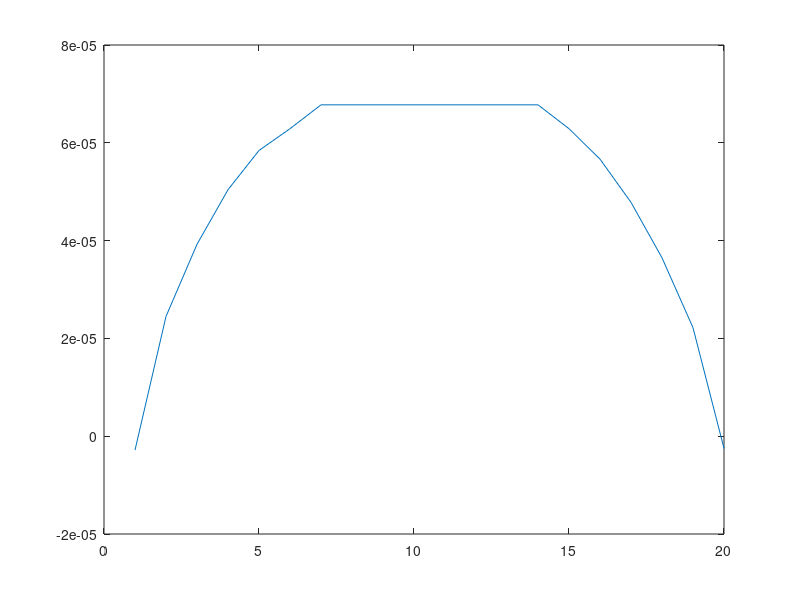

Source code (MATLAB):
%*****************Poiseuille flow using LBM***********************%
%Based on procedures as explained in 'Lattice Gas Cellular Automata and Lattice  Boltzmann
%Models'by Wolf Gladrow
%code may have errors as it is my first experience with LBM.Readers are
%suggested to check the code for errors.For feedback
%vinuvargheseijk@gmail.com
OMEGA=0.2;%Relaxation factor
TAU=1/OMEGA;
XMAX=20;%Mesh size in x-direction
YMAX=20;%Mesh size in y-direction
FORCING=(1.024)/YMAX^3;%Forcing term in Poiseuille equation
KVISC = ((1/OMEGA)-0.5)/3;%lattice viscosity
UX=(0.5*FORCING*YMAX*YMAX)/KVISC;%Velocity in x-direction 
cx=[1 0 -1 0 1 -1 -1 1 0];%components of lattice velocities in x-direction
cy=[0 1 0 -1 1 1 -1 -1 0];%components of lattice velocities in y-direction
jx=zeros(XMAX,YMAX);%creating an array for storing momentum in x-direction
jy=zeros(XMAX,YMAX);%creating an array for storing momentum in y-direction
rho=ones(XMAX,YMAX);%creating an array for storing densities
f=zeros(XMAX,YMAX);%creating an array for storing distributions
fprop=zeros(XMAX,YMAX);%creating an array for storing propagating distributions
x=1:XMAX;
y=1:YMAX;
MAXIT=input('Number of iterations');
%Initializataion of distributions
        u=jx./rho;
        v=jy./rho;
      f(x,y,1) = (rho./9)*(1+3.*u+4.5.*u.*u-1.5.*(u.^2+v.^2));
      f(x,y,2) = (rho./9)*(1+3.*v+4.5.*v.*v-1.5*(u.^2+v.^2));
      f(x,y,3) = (rho./9)*(1-3.*u+4.5.*u.*u-1.5*(u.^2+v.^2));
      f(x,y,4) = (rho./9)*(1-3.*v+4.5.*v.*v-1.5*(u.^2+v.^2));

      f(x,y,5) = (rho./36)*(1+3.*(u+v)+4.5*(u+v).^2-1.5*(u.^2+v.^2));
      f(x,y,6) = (rho./36)*(1+3.*(-u+v)+4.5*(-u+v).^2-1.5*(u.^2+v.^2));
      f(x,y,7) = (rho./36)*(1-3.*(u+v)+4.5*(u+v).^2-1.5*(u.^2+v.^2));
      f(x,y,8) = (rho./36)*(1+3.*(u-v)+4.5*(u-v).^2-1.5*(u.^2+v.^2));

      f(x,y,9) = (4/9)*rho.*(1-1.5*(u.^2+v.^2));
%Initialization completed
%Assign first fprop to equilibrium distributions.
      fprop=f;  
      feq=zeros(20,20,9);
for iter=1:MAXIT
      u=jx./rho;
      v=jy./rho;
                 
      feq(x,2:YMAX-1,1) = (rho(x,2:YMAX-1)./9).*(1+3.*u(x,2:YMAX-1)+4.5.*u(x,2:YMAX-1).*u(x,2:YMAX-1)-1.5.*(u(x,2:YMAX-1).^2+v(x,2:YMAX-1).^2));
      feq(x,2:YMAX-1,2) = (rho(x,2:YMAX-1)./9).*(1+3.*v(x,2:YMAX-1)+4.5.*v(x,2:YMAX-1).*v(x,2:YMAX-1)-1.5.*(u(x,2:YMAX-1).^2+v(x,2:YMAX-1).^2));
      feq(x,2:YMAX-1,3) = (rho(x,2:YMAX-1)./9).*(1-3.*u(x,2:YMAX-1)+4.5.*u(x,2:YMAX-1).*u(x,2:YMAX-1)-1.5.*(u(x,2:YMAX-1).^2+v(x,2:YMAX-1).^2));
      feq(x,2:YMAX-1,4) = (rho(x,2:YMAX-1)./9).*(1-3.*v(x,2:YMAX-1)+4.5.*v(x,2:YMAX-1).*v(x,2:YMAX-1)-1.5.*(u(x,2:YMAX-1).^2+v(x,2:YMAX-1).^2));

      feq(x,2:YMAX-1,5) = (rho(x,2:YMAX-1)./36).*(1+3.*(u(x,2:YMAX-1)+v(x,2:YMAX-1))+4.5*(u(x,2:YMAX-1)+v(x,2:YMAX-1)).^2-1.5*(u(x,2:YMAX-1).^2+v(x,2:YMAX-1).^2));
      feq(x,2:YMAX-1,6) = (rho(x,2:YMAX-1)./36).*(1+3.*(-u(x,2:YMAX-1)+v(x,2:YMAX-1))+4.5*(-u(x,2:YMAX-1)+v(x,2:YMAX-1)).^2-1.5*(u(x,2:YMAX-1).^2+v(x,2:YMAX-1).^2));
      feq(x,2:YMAX-1,7) = (rho(x,2:YMAX-1)./36).*(1-3.*(u(x,2:YMAX-1)+v(x,2:YMAX-1))+4.5*(u(x,2:YMAX-1)+v(x,2:YMAX-1)).^2-1.5*(u(x,2:YMAX-1).^2+v(x,2:YMAX-1).^2));
      feq(x,2:YMAX-1,8) = (rho(x,2:YMAX-1)./36).*(1+3.*(u(x,2:YMAX-1)-v(x,2:YMAX-1))+4.5*(u(x,2:YMAX-1)-v(x,2:YMAX-1)).^2-1.5*(u(x,2:YMAX-1).^2+v(x,2:YMAX-1).^2));
      feq(x,2:YMAX-1,9) = ((4/9)*rho(x,2:YMAX-1)).*(1-1.5*(u(x,2:YMAX-1).^2+v(x,2:YMAX-1).^2));
      
%propagating distributions fprop by applying kinetic equation.

      fprop = (1.0-OMEGA).* f + OMEGA.* feq;
      force =FORCING/6;
      fprop(x,2:YMAX-1,1) = fprop(x,2:YMAX-1,1) + force;
      fprop(x,2:YMAX-1,3) = fprop(x,2:YMAX-1,3) - force;
      fprop(x,2:YMAX-1,5) = fprop(x,2:YMAX-1,5) + force;
      fprop(x,2:YMAX-1,6) = fprop(x,2:YMAX-1,6) - force;
      fprop(x,2:YMAX-1,7) = fprop(x,2:YMAX-1,7) - force;
      fprop(x,2:YMAX-1,8) = fprop(x,2:YMAX-1,8) + force;
       
%Copying the boundary values.

            fprop(x,1,:) = f(x,1,:);
            fprop(x,YMAX,:) = f(x,YMAX,:);

%        C6  C2  C5       ^ y
%          \ | /          |
%        C3-C0-C1         | 
%          / | \          | 
%        C7  C4  C8         -----> x
       p=2:XMAX;
       q=2:YMAX;
       r=1:XMAX-1;
       s=1:YMAX-1;
       
%Propagating C1
       
       f(p,y,1) = fprop(p-1,y,1);
      
%Propagating C2

       f(x,q,2) = fprop(x,q-1,2);
      
%Propagating C3

       f(r,y,3) = fprop(r+1,y,3);
      
%Propagating C4
   
       f(x,s,4) = fprop(x,s+1,4);
       
%Propagating C5  

      f(p,q,5) = fprop(p-1,q-1,5);
      
%Propagating C6 

      f(r,p,6) = fprop(r+1,p-1,6);
      
%Propagating C7

      f(r,s,7) = fprop(r+1,s+1,7);
      
%Propagating C8

      f(p,s,8) = fprop(p-1,s+1,8);
      
      
%Propagating C9

      f(x,y,9) = fprop(x,y,9);
      
      
%Complete Bounce Back Boundary Conditions
   
   %1.Implementing Periodic BC.
f(x(1),y,1)=fprop(XMAX,y,1);
f(XMAX,y,3)=fprop(x(1),y,3);
f(x(1),2:YMAX,5)=fprop(XMAX,1:YMAX-1,5);
f(XMAX,2:YMAX,6)=fprop(x(1),1:YMAX-1,6);
f(XMAX,1:YMAX-1,7)=fprop(x(1),2:YMAX,7);
f(x(1),1:YMAX-1,8)=fprop(XMAX,2:YMAX,8);

   %2.Bounce Back Begins.
temp=f(1:XMAX,1,2);
f(1:XMAX,1,2)=f(1:XMAX,1,4);
f(1:XMAX,1,4)=temp;

temp=f(1:XMAX,YMAX,4);
f(1:XMAX,YMAX,4)=f(1:XMAX,YMAX,2);
f(1:XMAX,YMAX,4)=temp;

temp=f(1:XMAX,1,5);
f(1:XMAX,1,5)=f(1:XMAX,1,7);
f(1:XMAX,1,7)=temp;

temp=f(1:XMAX,YMAX,7);
f(1:XMAX,YMAX,7)=f(1:XMAX,YMAX,5);
f(1:XMAX,YMAX,5)=temp;

temp=f(1:XMAX,1,6);
f(1:XMAX,1,6)=f(1:XMAX,1,8);
f(1:XMAX,1,8)=temp;

temp=f(1:XMAX,YMAX,8);
f(1:XMAX,YMAX,8)=f(1:XMAX,YMAX,6);
f(1:XMAX,YMAX,6)=temp;

rho(x,y) = f(x,y,1)+f(x,y,2)+f(x,y,3)+f(x,y,4)+f(x,y,5)+f(x,y,6)+f(x,y,7)+f(x,y,8)+f(x,y,9);
jx(x,y)=f(x,y,1)-f(x,y,3)+f(x,y,5)-f(x,y,6)-f(x,y,7)+f(x,y,8);%Distributions multiplied by lattice velocities in x-directions
jy(x,y)=f(x,y,2)-f(x,y,4)+f(x,y,5)+f(x,y,6)-f(x,y,7)-f(x,y,8);%Distributions multiplied by lattice velocities in y-directions
uprofile(1:YMAX)=sum(jx(1:XMAX,1:YMAX)./rho(1:XMAX,1:YMAX))/XMAX;%Velocity profile in x-direction
plot(uprofile)
pause(.1)
end
